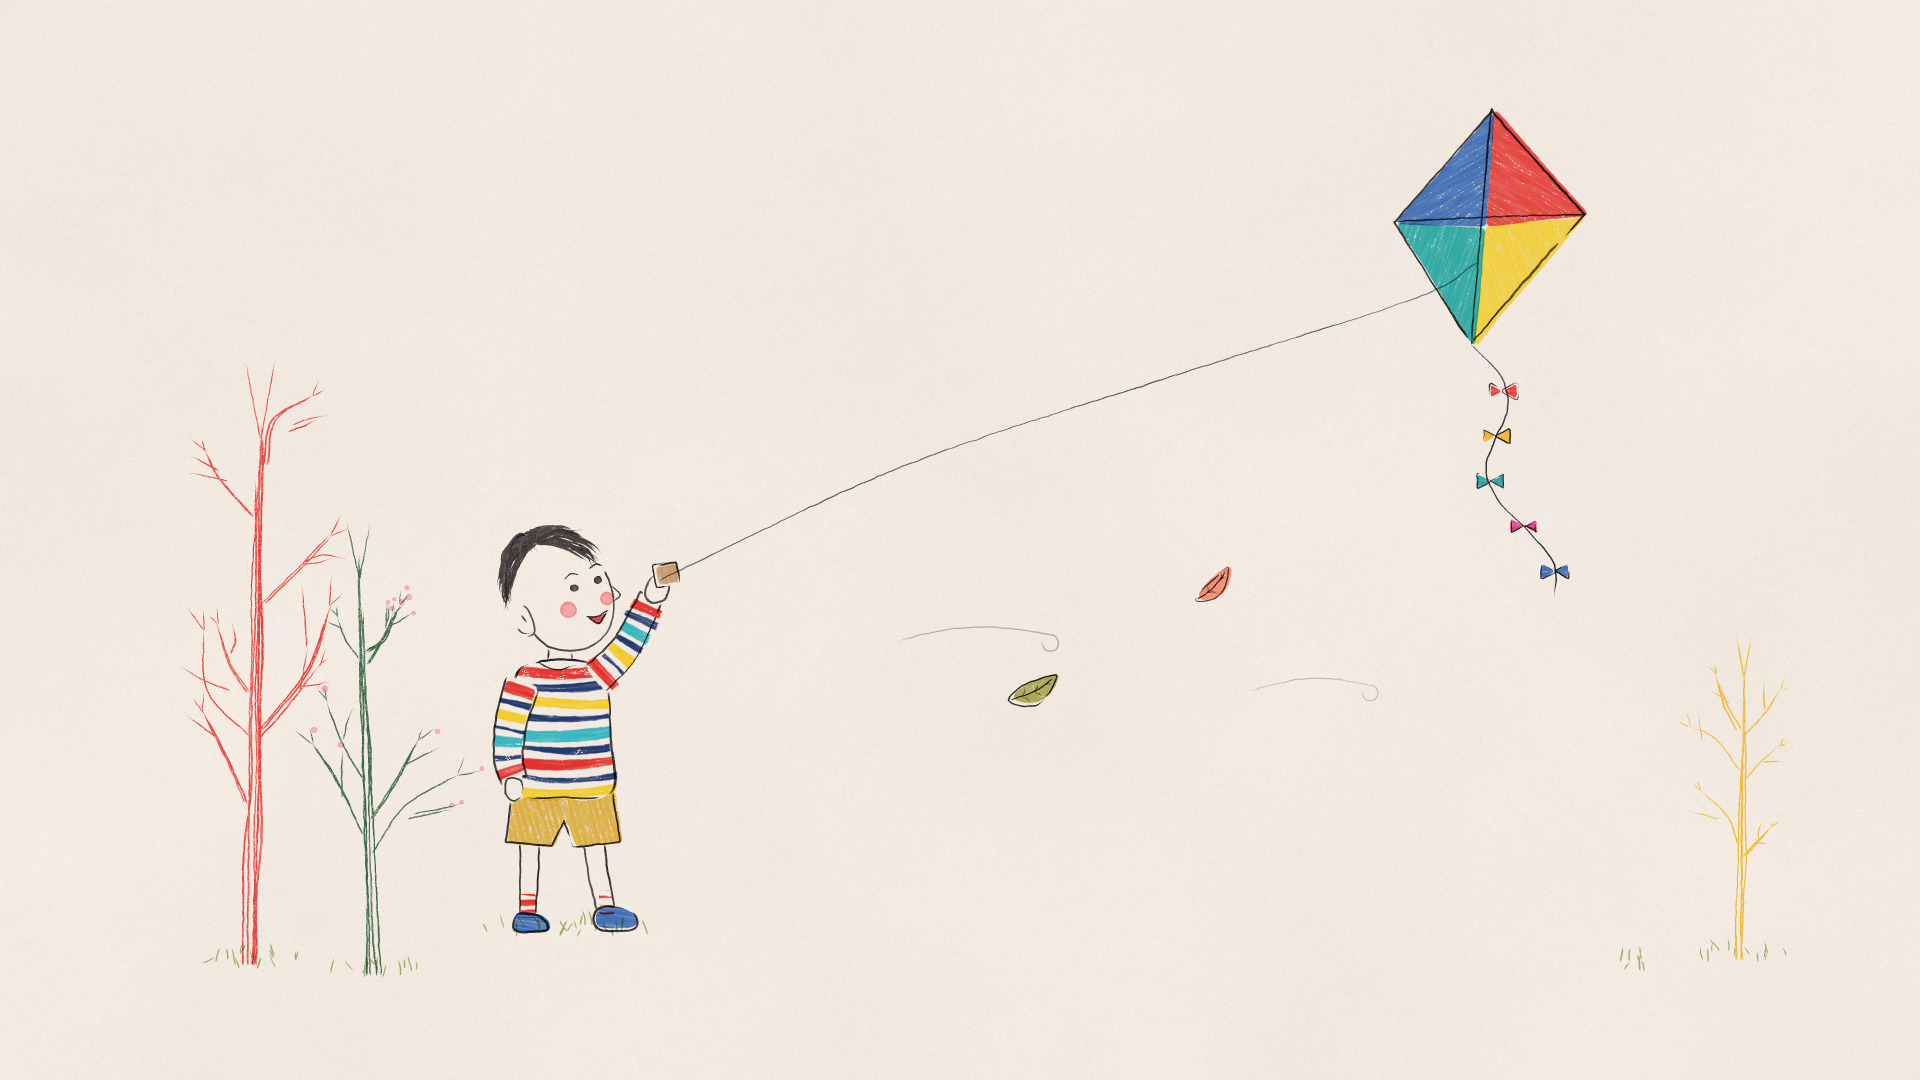

Write the Python code that produced this figure.
"""Example (sketchbook doodle): 放风筝 · Kite Day -- a wide sketchbook page (16:9, for explainer videos).

A small boy in a striped top and mustard shorts stands near the left of a big empty page, one arm up with the spool,
head tipped back, smiling up at his kite. The kite -- a diamond quartered in red, yellow, teal and blue, with a long
wavy tail of little bows -- flies high on the right, and the string, one hair-fine line, crosses the whole page to it.
Behind him two thin trees drawn in red and green lines (pink blossom dots on the green one), a little yellow tree far
off on the right, a few tufts of grass, two leaves blown along on the wind. No ground, no sky: the paper is the sky.

Drawn in the order a sketchbook illustrator works: the paper -> the ink line drawing of the boy -> his hair -> the
stripes -> the other colour (shorts, socks, shoes, the spool) -> his face -> the trees and the grass -> the kite and
its string -> the tail, the leaves on the wind. --stages writes those steps as snapshots for the draw-on. No image
model.
python3 sketchbook_kite_day.py [out.jpg] [--stages DIR]
"""
import os, sys, time
sys.path.insert(0, os.path.join(os.path.dirname(os.path.abspath(__file__)), '..', 'lib'))
import numpy as np
from sketchbook import Sketchbook

W, H = 1920, 1080
HEAD = np.array([566.0, 598.0])          # centre of his face
TILT = -12.0                             # head tipped back, looking up at the kite


def rot(pts, deg=TILT, c=HEAD):
    a = np.deg2rad(deg); cs, sn = np.cos(a), np.sin(a)
    P = np.asarray(pts, np.float32) - c
    return np.stack([P[:, 0] * cs - P[:, 1] * sn, P[:, 0] * sn + P[:, 1] * cs], 1) + c


class Scene:
    def __init__(self, p):
        self.p = p
        self.M = {}
        self.plan()

    def put(self, k, m):
        self.M[k] = np.round(np.clip(m, 0, 1) * 255).astype(np.uint8)

    def m(self, *ks):
        out = None
        for k in ks:
            a = self.M[k].astype(np.float32) * np.float32(1 / 255)
            out = a if out is None else np.maximum(out, a)
        return out

    def grow(self, *ks, px=2.5):
        return self.p.grow(self.m(*ks), px)

    # ------------------------------------------------------------------ shapes
    def plan(self):
        p = self.p
        # head (three-quarter view to the right, tipped back), ear, neck
        self.face_pts = rot([(560, 548), (596, 556), (612, 590), (609, 626), (590, 648), (562, 652), (536, 640),
                             (522, 612), (524, 578), (536, 556)])
        self.put('face', p.poly(self.face_pts, smooth=True))
        self.ear = rot([(526, 600), (514, 594), (510, 610), (516, 624), (528, 624)])
        self.put('ear', p.poly(self.ear, smooth=True))
        self.put('neck', p.poly([(548, 640), (572, 644), (572, 668), (546, 668)]))
        # short tousled hair: a mop from the crown -- a fringe combed forward to the brow, the rest down the back
        c = (548, 538)
        self.mop = [rot(g) for g in (
            [c, (526, 556), (512, 584), (507, 610)],          # the nape
            [c, (524, 542), (507, 566), (503, 592)],          # the back
            [c, (532, 528), (515, 540), (505, 562)],
            [c, (552, 524), (572, 526), (590, 536)],          # over the top (a cowlick where they part)
            [c, (572, 532), (597, 546), (613, 572)],
            [c, (566, 546), (586, 558), (599, 578)])]         # the fringe, combed forward to the brow
        hm = self.p.poly(rot([(616, 578), (608, 552), (590, 534), (560, 524), (530, 530), (510, 548), (502, 580),
                              (504, 610), (518, 616), (522, 594), (532, 576), (556, 568), (590, 574)]), smooth=True)
        self.put('hair', hm)
        self.put('face_vis', self.m('face') * (1 - hm))
        # striped top, the near arm raised with the spool, the far arm down
        self.body_pts = [(522, 668), (556, 660), (590, 664), (606, 684), (610, 740), (612, 792), (562, 798),
                         (512, 792), (512, 740), (514, 692)]
        self.put('body', p.poly(self.body_pts, smooth=True))
        self.arm_up = [(596, 680), (624, 652), (642, 618), (652, 596)]
        self.arm_down = [(522, 682), (510, 724), (508, 760), (514, 780)]
        self.sl_up = p.tube_pts(self.arm_up, [34, 31, 28, 26])
        self.sl_down = p.tube_pts(self.arm_down, [34, 31, 28, 26])
        self.put('sl_up', p.poly(self.sl_up)); self.put('sl_down', p.poly(self.sl_down))
        self.hand_up = [(644, 594), (650, 578), (662, 574), (670, 584), (666, 600), (652, 604)]
        self.hand_down = [(506, 778), (522, 778), (524, 794), (514, 802), (504, 794)]
        self.put('hands', np.maximum(p.poly(self.hand_up, smooth=True), p.poly(self.hand_down, smooth=True)))
        self.spool = [(654, 566), (676, 562), (680, 582), (658, 586)]
        self.put('spool', p.poly(self.spool))
        # shorts, legs (the near one stepping forward), socks, shoes
        self.shorts = [(512, 786), (612, 786), (620, 842), (574, 846), (564, 820), (552, 846), (506, 842)]
        self.put('shorts', p.poly(self.shorts))
        self.leg_far = [(530, 840), (529, 880), (527, 920)]
        self.leg_near = [(594, 840), (600, 880), (608, 916)]
        self.put('legs', np.maximum(p.tube(self.leg_far, [20, 17, 15]), p.tube(self.leg_near, [20, 17, 15])))
        self.shoe_far = [(516, 914), (536, 914), (548, 922), (546, 932), (514, 932)]
        self.shoe_near = [(598, 910), (618, 908), (634, 916), (632, 928), (598, 928)]
        self.put('shoes', np.maximum(p.poly(self.shoe_far, smooth=True), p.poly(self.shoe_near, smooth=True)))
        # the kite
        self.kite_pts = [(1492, 108), (1586, 214), (1472, 346), (1394, 222)]
        self.kite_c = (1484, 226)

    # ------------------------------------------------------------------ 1. the boy in ink
    def lines(self):
        p = self.p
        fp = p.closed_pts(self.face_pts)
        n = len(fp)
        av = self.grow('hair', 'ear', px=1.2)
        p.ink(fp[int(0.05 * n):int(0.75 * n)], 1.9, 'ink_soft', avoid=av, seed=11)
        p.contour(self.ear, pieces=1, width=1.7, avoid=self.grow('hair', px=1.0), seed=12)
        p.ink(rot([(519, 606), (523, 614)]), 1.4, seed=13)
        p.inks([[(550, 646), (549, 662)], [(570, 648), (571, 662)]], 1.8, avoid=self.grow('face'), seed=14)
        fr = self.grow('sl_up', 'sl_down', 'hands', 'shorts')
        p.contour(self.body_pts, pieces=(2, 3), width=2.0, avoid=self.grow('sl_up', 'sl_down', 'hands'), seed=15)
        p.inks([[(538, 663), (556, 670), (576, 666)]], 1.6, seed=16)
        for k, (pts, s_) in enumerate(((self.sl_up, 20), (self.sl_down, 22))):
            p.ink(pts, 2.0, smooth=False, avoid=self.grow('hands', 'spool', px=1.5), gaps=0.5, seed=s_)
        p.contour(self.hand_up, pieces=1, width=1.8, avoid=self.grow('spool', px=1.2), seed=24)
        p.contour(self.hand_down, pieces=1, width=1.8, seed=25)
        p.contour(self.spool, pieces=2, width=1.8, smooth=False, seed=26)
        p.contour(self.shorts, pieces=(2, 3), width=1.9, smooth=False, avoid=self.grow('body', 'sl_down', 'hands'),
                  seed=27)
        fl = self.grow('shorts', 'shoes', px=1.5)
        for k, (leg, w) in enumerate(((self.leg_far, [20, 17, 15]), (self.leg_near, [20, 17, 15]))):
            o = p.tube_pts(leg, w)
            m = len(o) // 2
            p.inks([o[:m], o[m:]], 1.8, avoid=fl, seed=30 + k)
        for k, sh in enumerate((self.shoe_far, self.shoe_near)):
            p.contour(sh, pieces=(1, 2), width=1.9, seed=34 + k)

    # ------------------------------------------------------------------ 2. hair
    def hair(self):
        p = self.p
        av = self.grow('face_vis', px=1.0)
        p.hair(self.mop, n=74, width=2.0, wave=(2.0, 44), wave_root=0.2, length=(0.74, 1.0), start=(0.0, 0.1),
               taper=(3, 16), stray=0.06, cohere=1.5, avoid=av, seed=40)

    # ------------------------------------------------------------------ 3. stripes
    def stripes(self):
        p = self.p
        cols = ['red', 'navy', 'yellow', 'navy', 'turquoise', 'navy']
        fr = self.m('sl_up', 'sl_down', 'hands')
        p.stripes(self.m('body'), cols, across=88, bend=4, widths=[11, 6, 11, 6, 11, 6], gap=(5, 8), start=8,
                  avoid=fr, seed=50)
        p.stripes(self.m('sl_up'), cols, path=self.arm_up, widths=[10, 5, 10, 5, 10, 5], gap=(5, 7), start=4,
                  avoid=self.m('hands', 'spool'), seed=51)
        p.stripes(self.m('sl_down'), cols, path=self.arm_down, widths=[10, 5, 10, 5, 10, 5], gap=(5, 7), start=4,
                  avoid=self.m('hands'), seed=52)

    # ------------------------------------------------------------------ 4. other colour
    def colour(self):
        p = self.p
        p.tint(self.m('shorts'), 'mustard', 75, 0.85, 0.55, 0.5, 0.9, hatch=0.25, spacing=6,
               avoid=self.m('body', 'sl_down', 'hands'), shift=(2, 1), seed=60)
        p.tint(self.m('shoes'), 'blue', 10, 0.9, 0.25, overrun=1.5, shift=(1, -1), seed=61)
        p.tint(self.m('spool'), 'wood', 80, 0.8, 0.5, seed=62)
        for k, leg in enumerate((self.leg_far, self.leg_near)):
            x, y = leg[-1]
            sock = p.poly([(x - 9, y - 26), (x + 9, y - 26), (x + 9, y - 2), (x - 9, y - 2)]) * self.m('legs')
            p.stripes(sock, ['red'], across=90, band=(4, 5), gap=(4, 5), overrun=1.0, seed=63 + k)

    # ------------------------------------------------------------------ 5. the face
    def face(self):
        p = self.p
        e1, e2 = rot([(576, 590), (601, 587)])
        p.eye_dot(e1[0], e1[1], 3.5); p.eye_dot(e2[0], e2[1], 3.2)
        p.inks([rot([(568, 578), (576, 574), (584, 577)]), rot([(595, 574), (602, 571), (608, 574)])], 1.4,
               taper=(2, 3), seed=70)
        p.ink(rot([(613, 597), (619, 606), (611, 610)]), 1.6, taper=(2, 3), seed=71)
        b1, b2 = rot([(566, 610), (606, 607)])
        p.blush(b1[0], b1[1], 8.0, seed=72); p.blush(b2[0], b2[1], 6.5, seed=73)
        # an open smile: a little red under a curved line
        sm = rot([(584, 622), (593, 630), (603, 621)])
        p.tint(p.poly(np.vstack([sm, rot([(594, 623)])])), 'lip', 0, 0.85, 0.2, overrun=0.6, edge=0.2, seed=74)
        p.ink(rot([(582, 621), (593, 623), (605, 619)]), 1.5, taper=(2, 2), seed=75)
        p.ink(sm, 1.5, taper=(2, 3), seed=76)

    # ------------------------------------------------------------------ 6. trees and grass
    def trees(self):
        p = self.p
        p.tree(250, 965, 560, 'red', lines=5, branches=8, lean=0.02, width=1.8, seed=80)
        p.tree(372, 975, 420, 'forest', lines=4, branches=7, lean=-0.03, width=1.7, blossoms='pink', n_blossom=14,
               seed=81)
        p.tree(1738, 960, 300, 'gold', lines=3, branches=6, lean=0.02, width=1.7, seed=82)
        for k, (x, y, w) in enumerate(((250, 965, 60), (372, 975, 50), (566, 936, 90), (1738, 960, 50),
                                       (1640, 968, 30))):
            p.ticks(p.ellipse(x, y - 4, w, 8), int(w / 4), (8, 16), -90, 22, 1.4, 'leaf', 0.85, seed=90 + k)

    # ------------------------------------------------------------------ 7. kite and string
    def kite(self):
        p = self.p
        K = np.asarray(self.kite_pts, np.float32); c = np.asarray(self.kite_c, np.float32)
        cols = ['red', 'yellow', 'teal', 'blue']
        for i in range(4):
            tri = [K[i], K[(i + 1) % 4], c]
            p.tint(p.poly(tri), cols[i], 30 + 40 * i, 0.88, 0.5, 0.5, 0.9, overrun=2.0, shift=(2, 1),
                   seed=100 + i)
        p.contour(self.kite_pts, pieces=2, width=2.0, smooth=False, seed=104)
        p.inks([[K[0], K[2]], [K[1], K[3]]], 1.6, seed=105)
        p.ink([(660, 580), (900, 468), (1160, 380), (1412, 300), (1478, 262)], 1.1, 'ink_soft', alpha=0.85,
              wobble=0.6, wscale=120, taper=(4, 4), seed=106)

    # ------------------------------------------------------------------ 8. tail and wind
    def last(self):
        p = self.p
        t = np.linspace(0, 1, 9)
        tail = np.stack([1472 + 70 * t + 22 * np.sin(2 * np.pi * 1.4 * t), 346 + 250 * t], 1)
        p.ink(tail, 1.4, seed=110)
        cols = ['red', 'gold', 'teal', 'magenta', 'blue']
        for i, tt in enumerate((0.18, 0.36, 0.54, 0.72, 0.9)):
            j = tt * 8; k = int(j); f = j - k
            x, y = tail[k] * (1 - f) + tail[min(8, k + 1)] * f
            for sd in (-1, 1):
                bow = [(x, y), (x + sd * 13, y - 7), (x + sd * 13, y + 7)]
                p.tint(p.poly(bow), cols[i], 0, 0.9, 0.4, overrun=1.0, seed=111 + 2 * i + (sd > 0))
                p.contour(bow, pieces=1, width=1.3, smooth=False, seed=121 + 2 * i + (sd > 0))
        # two light wind doodles, each ending in a little curl
        for k, (x, y, L) in enumerate(((900, 640, 150), (1250, 690, 120))):
            t = np.linspace(0, 1, 30)
            xs = x + L * t; ys = y - 10 * np.sin(np.pi * t) - 6 * t
            th = np.linspace(-np.pi / 2, np.pi * 1.1, 14)
            cx, cy = xs[-1], ys[-1] + 9
            P = np.vstack([np.stack([xs, ys], 1), np.stack([cx + 9 * np.cos(th), cy + 9 * np.sin(th)], 1)])
            p.ink(P, 1.3, 'graphite', alpha=0.55, taper=(10, 8), smooth=False, seed=133 + k)
        p.leaf((1010, 700), (1056, 676), 20, fill='olive', line='ink', veins=3, lw=1.4, seed=130)
        p.leaf((1196, 600), (1228, 568), 16, fill='coral', line='ink', veins=2, lw=1.3, seed=131)


PHASES = ('lines', 'hair', 'stripes', 'colour', 'face', 'trees', 'kite', 'last')


def main():
    out = sys.argv[1] if len(sys.argv) > 1 and not sys.argv[1].startswith('--') else 'sketchbook_kite_day.jpg'
    stages = sys.argv[sys.argv.index('--stages') + 1] if '--stages' in sys.argv else None
    T0 = time.time()
    p = Sketchbook(W, H, seed=12, keep_stages=bool(stages), stages_dir=stages)
    p.finish()
    p.paper()
    p.stage('paper')
    sc = Scene(p)
    for name in PHASES[:-1]:
        getattr(sc, name)()
        p.stage(name)
    getattr(sc, PHASES[-1])()
    p.save(out, stages_dir=stages)
    print('saved', out, f'{time.time() - T0:.1f}s', p.n_lines, 'lines')


if __name__ == '__main__':
    main()
